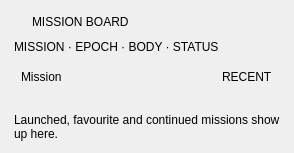
            <widget class="QFrame" name="boardPanel">
             <property name="role" stdset="0">
              <string>glass</string>
             </property>
             <property name="edge" stdset="0">
              <string>alert</string>
             </property>
             <property name="glowColor" stdset="0">
              <color alpha="255">
               <red>255</red>
               <green>54</green>
               <blue>70</blue>
              </color>
             </property>
             <property name="glowRings" stdset="0">
              <number>3</number>
             </property>
             <property name="glowStep" stdset="0">
              <double>2.0</double>
             </property>
             <property name="glowWidth" stdset="0">
              <double>2.0</double>
             </property>
             <property name="glowRadius" stdset="0">
              <double>12.0</double>
             </property>
             <property name="glowAlpha" stdset="0">
              <double>0.18</double>
             </property>
             <property name="glowFade" stdset="0">
              <string>halve</string>
             </property>
             <property name="board" stdset="0">
              <bool>true</bool>
             </property>
             <layout class="QVBoxLayout" name="boardPanelLayout">
              <property name="spacing">
               <number>6</number>
              </property>
              <property name="leftMargin">
               <number>14</number>
              </property>
              <property name="topMargin">
               <number>10</number>
              </property>
              <property name="rightMargin">
               <number>14</number>
              </property>
              <property name="bottomMargin">
               <number>12</number>
              </property>
              <item>
               <widget class="QWidget" name="boardHead" native="true">
                <property name="minimumSize">
                 <size>
                  <width>0</width>
                  <height>24</height>
                 </size>
                </property>
                <property name="maximumSize">
                 <size>
                  <width>16777215</width>
                  <height>24</height>
                 </size>
                </property>
                <layout class="QHBoxLayout" name="boardHeadLayout" stretch="0,0,1,0,0">
                 <property name="spacing">
                  <number>0</number>
                 </property>
                 <property name="leftMargin">
                  <number>0</number>
                 </property>
                 <property name="topMargin">
                  <number>0</number>
                 </property>
                 <property name="rightMargin">
                  <number>0</number>
                 </property>
                 <property name="bottomMargin">
                  <number>0</number>
                 </property>
                 <item alignment="Qt::AlignmentFlag::AlignVCenter">
                  <widget class="QFrame" name="boardHeadRing">
                   <property name="minimumSize">
                    <size>
                     <width>15</width>
                     <height>15</height>
                    </size>
                   </property>
                   <property name="maximumSize">
                    <size>
                     <width>15</width>
                     <height>15</height>
                    </size>
                   </property>
                   <property name="role" stdset="0">
                    <string>titleRing</string>
                   </property>
                   <property name="tone" stdset="0">
                    <string>alert</string>
                   </property>
                   <layout class="QVBoxLayout" name="boardHeadRingLayout">
                    <property name="spacing">
                     <number>0</number>
                    </property>
                    <property name="leftMargin">
                     <number>2</number>
                    </property>
                    <property name="topMargin">
                     <number>2</number>
                    </property>
                    <property name="rightMargin">
                     <number>2</number>
                    </property>
                    <property name="bottomMargin">
                     <number>2</number>
                    </property>
                    <item>
                     <widget class="QLabel" name="boardHeadDot">
                      <property name="minimumSize">
                       <size>
                        <width>9</width>
                        <height>9</height>
                       </size>
                      </property>
                      <property name="maximumSize">
                       <size>
                        <width>9</width>
                        <height>9</height>
                       </size>
                      </property>
                      <property name="role" stdset="0">
                       <string>titleDot</string>
                      </property>
                      <property name="tone" stdset="0">
                       <string>alert</string>
                      </property>
                     </widget>
                    </item>
                   </layout>
                  </widget>
                 </item>
                 <item>
                  <spacer name="gap_16">
                   <property name="orientation">
                    <enum>Qt::Orientation::Horizontal</enum>
                   </property>
                   <property name="sizeType">
                    <enum>QSizePolicy::Policy::Fixed</enum>
                   </property>
                   <property name="sizeHint" stdset="0">
                    <size>
                     <width>3</width>
                     <height>1</height>
                    </size>
                   </property>
                  </spacer>
                 </item>
                 <item>
                  <widget class="QLabel" name="boardHeadText">
                   <property name="text">
                    <string>MISSION BOARD</string>
                   </property>
                   <property name="role" stdset="0">
                    <string>panelTitle</string>
                   </property>
                   <property name="letterSpacing" stdset="0">
                    <double>2.2</double>
                   </property>
                   <property name="elide" stdset="0">
                    <bool>true</bool>
                   </property>
                  </widget>
                 </item>
                 <item>
                  <spacer name="gap_17">
                   <property name="orientation">
                    <enum>Qt::Orientation::Horizontal</enum>
                   </property>
                   <property name="sizeType">
                    <enum>QSizePolicy::Policy::Fixed</enum>
                   </property>
                   <property name="sizeHint" stdset="0">
                    <size>
                     <width>12</width>
                     <height>1</height>
                    </size>
                   </property>
                  </spacer>
                 </item>
                 <item>
                  <widget class="QLabel" name="boardHeadInfo">
                   <property name="alignment">
                    <set>Qt::AlignmentFlag::AlignRight|Qt::AlignmentFlag::AlignVCenter</set>
                   </property>
                   <property name="role" stdset="0">
                    <string>panelInfo</string>
                   </property>
                   <property name="bind" stdset="0">
                    <string>board.length ? board.length + (board.length === 1 ? ' ENTRY' : ' ENTRIES') : ''</string>
                   </property>
                   <property name="elide" stdset="0">
                    <bool>true</bool>
                   </property>
                  </widget>
                 </item>
                </layout>
               </widget>
              </item>
              <item>
               <widget class="QLabel" name="boardColumns">
                <property name="text">
                 <string>MISSION · EPOCH · BODY · STATUS</string>
                </property>
                <property name="role" stdset="0">
                 <string>boardHead</string>
                </property>
                <property name="letterSpacing" stdset="0">
                 <double>1.4</double>
                </property>
               </widget>
              </item>
              <item>
               <widget class="QFrame" name="boardRule">
                <property name="minimumSize">
                 <size>
                  <width>0</width>
                  <height>1</height>
                 </size>
                </property>
                <property name="maximumSize">
                 <size>
                  <width>16777215</width>
                  <height>1</height>
                 </size>
                </property>
                <property name="role" stdset="0">
                 <string>boardRule</string>
                </property>
               </widget>
              </item>
              <item>
               <widget class="QWidget" name="boardRows" native="true">
                <property name="list" stdset="0">
                 <string>board</string>
                </property>
                <property name="showIf" stdset="0">
                 <string>board.length &gt; 0</string>
                </property>
                <layout class="QVBoxLayout" name="boardRowsLayout">
                 <property name="spacing">
                  <number>6</number>
                 </property>
                 <property name="leftMargin">
                  <number>0</number>
                 </property>
                 <property name="topMargin">
                  <number>0</number>
                 </property>
                 <property name="rightMargin">
                  <number>0</number>
                 </property>
                 <property name="bottomMargin">
                  <number>0</number>
                 </property>
                 <item>
                  <widget class="QFrame" name="boardRow">
                   <property name="minimumSize">
                    <size>
                     <width>0</width>
                     <height>40</height>
                    </size>
                   </property>
                   <property name="maximumSize">
                    <size>
                     <width>16777215</width>
                     <height>40</height>
                    </size>
                   </property>
                   <property name="sizePolicy">
                    <sizepolicy hsizetype="Preferred" vsizetype="Fixed">
                     <horstretch>0</horstretch>
                     <verstretch>0</verstretch>
                    </sizepolicy>
                   </property>
                   <property name="cursor">
                    <cursorShape>PointingHandCursor</cursorShape>
                   </property>
                   <property name="role" stdset="0">
                    <string>boardRow</string>
                   </property>
                   <property name="template" stdset="0">
                    <bool>true</bool>
                   </property>
                   <property name="hover" stdset="0">
                    <bool>true</bool>
                   </property>
                   <property name="action" stdset="0">
                    <string>Launcher.currentScenario = item.path</string>
                   </property>
                   <property name="doubleAction" stdset="0">
                    <string>Launcher.launch(item.path)</string>
                   </property>
                   <property name="bind_sel" stdset="0">
                    <string>item.path === path</string>
                   </property>
                   <layout class="QVBoxLayout" name="boardRowLayout">
                    <property name="spacing">
                     <number>1</number>
                    </property>
                    <property name="leftMargin">
                     <number>7</number>
                    </property>
                    <property name="topMargin">
                     <number>3</number>
                    </property>
                    <property name="rightMargin">
                     <number>7</number>
                    </property>
                    <property name="bottomMargin">
                     <number>0</number>
                    </property>
                    <item>
                     <widget class="QWidget" name="boardRowTop" native="true">
                      <layout class="QHBoxLayout" name="boardRowTopLayout" stretch="1,0">
                       <property name="spacing">
                        <number>8</number>
                       </property>
                       <property name="leftMargin">
                        <number>0</number>
                       </property>
                       <property name="topMargin">
                        <number>0</number>
                       </property>
                       <property name="rightMargin">
                        <number>0</number>
                       </property>
                       <property name="bottomMargin">
                        <number>0</number>
                       </property>
                       <item>
                        <widget class="QLabel" name="boardName">
                         <property name="text">
                          <string>Mission</string>
                         </property>
                         <property name="role" stdset="0">
                          <string>boardName</string>
                         </property>
                         <property name="bind" stdset="0">
                          <string>item.name</string>
                         </property>
                         <property name="elide" stdset="0">
                          <bool>true</bool>
                         </property>
                         <property name="bind_sel" stdset="0">
                          <string>item.path === path</string>
                         </property>
                        </widget>
                       </item>
                       <item>
                        <widget class="QLabel" name="boardTag">
                         <property name="text">
                          <string>RECENT</string>
                         </property>
                         <property name="role" stdset="0">
                          <string>boardTag</string>
                         </property>
                         <property name="letterSpacing" stdset="0">
                          <double>1.2</double>
                         </property>
                         <property name="bind" stdset="0">
                          <string>item.tag</string>
                         </property>
                         <property name="bind_cont" stdset="0">
                          <string>item.tag === 'CONTINUE'</string>
                         </property>
                        </widget>
                       </item>
                      </layout>
                     </widget>
                    </item>
                    <item>
                     <widget class="QLabel" name="boardLine">
                      <property name="role" stdset="0">
                       <string>boardLine</string>
                      </property>
                      <property name="bind" stdset="0">
                       <string>item.line</string>
                      </property>
                      <property name="elide" stdset="0">
                       <bool>true</bool>
                      </property>
                      <property name="bind_ink" stdset="0">
                       <string>item.tone</string>
                      </property>
                     </widget>
                    </item>
                    <item>
                     <spacer name="vSpacer_9">
                      <property name="orientation">
                       <enum>Qt::Orientation::Vertical</enum>
                      </property>
                      <property name="sizeHint" stdset="0">
                       <size>
                        <width>20</width>
                        <height>0</height>
                       </size>
                      </property>
                     </spacer>
                    </item>
                   </layout>
                  </widget>
                 </item>
                </layout>
               </widget>
              </item>
              <item>
               <widget class="QLabel" name="boardEmpty">
                <property name="text">
                 <string>Launched, favourite and continued missions show up here.</string>
                </property>
                <property name="wordWrap">
                 <bool>true</bool>
                </property>
                <property name="role" stdset="0">
                 <string>small</string>
                </property>
                <property name="showIf" stdset="0">
                 <string>board.length === 0</string>
                </property>
               </widget>
              </item>
             </layout>
            </widget>
